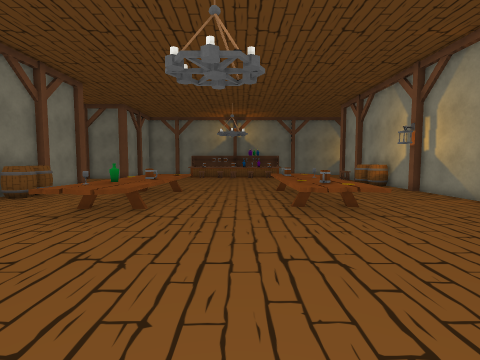
[1] (above)

17 first-person views from a walk through a scene from a Unity 3-D project. The camera is 1.4 m above the floor, tilts 4° down and sees 85° across. The floor is counted in squares, 1 m on a side. Each view is taken from the middle of a square. On the plan, view 1 faces up. The plan holds only what a view shows up to about 13 squares ahead; the rest is blank. The place goes on beyond the plan. The player character is not drawn. Door leaves are left out, so doorways stand open.

[2]
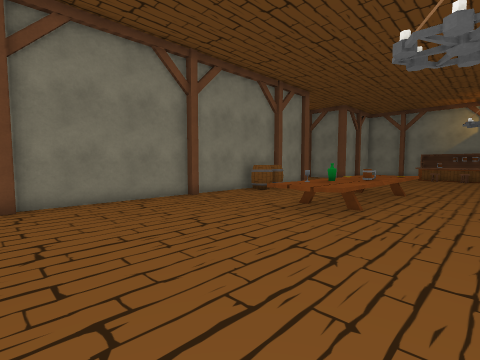

[3]
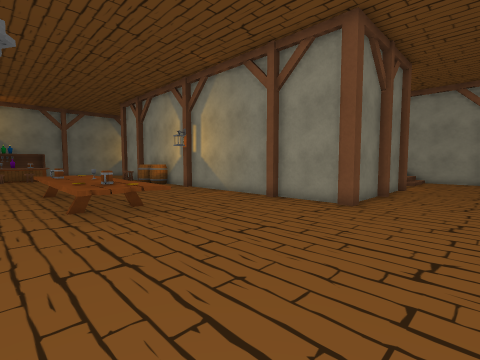

[4]
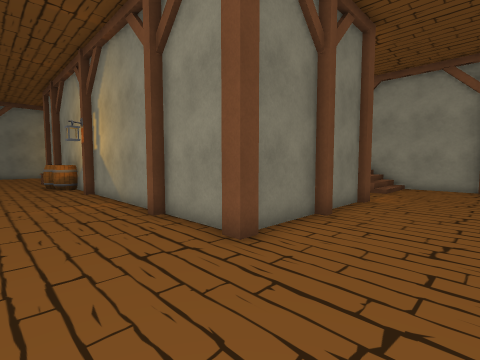

[5]
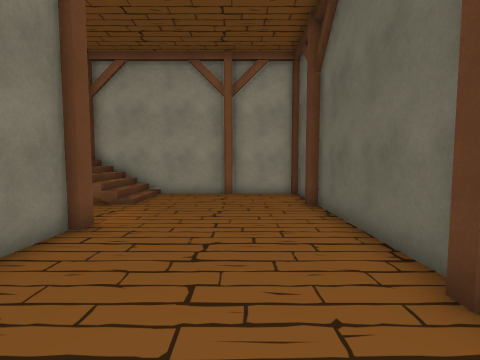

[6]
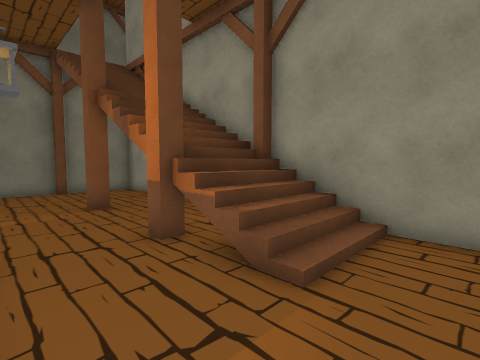

[7]
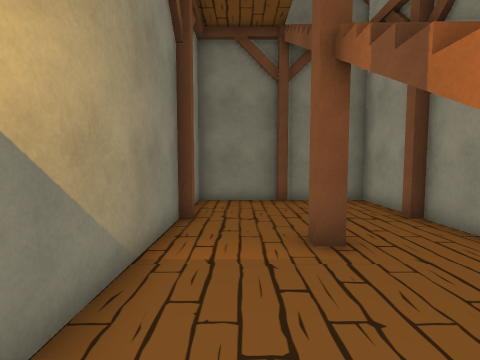

[8]
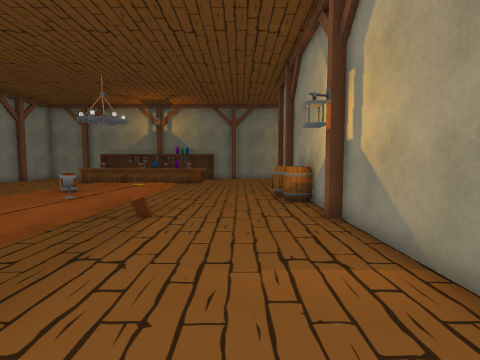

[9]
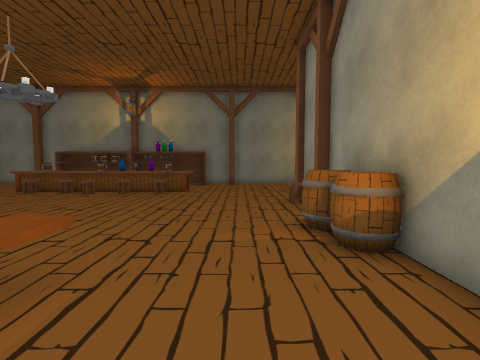

[10]
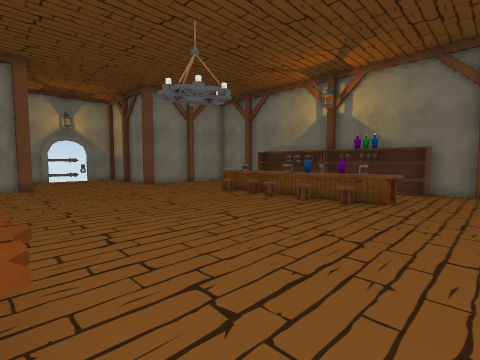

[11]
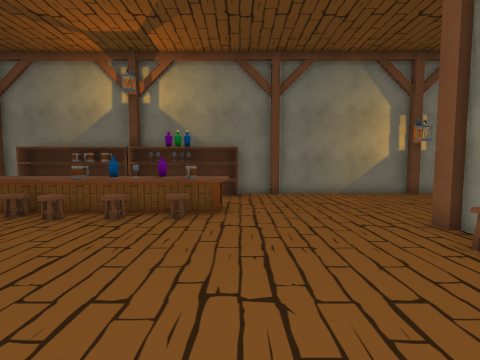

[12]
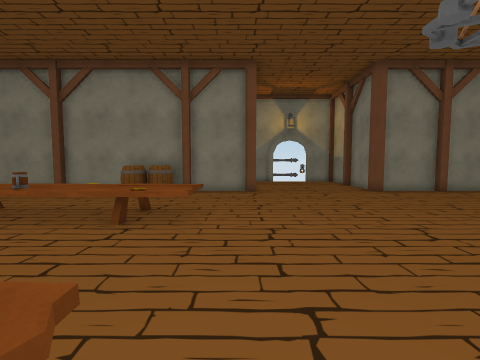

[13]
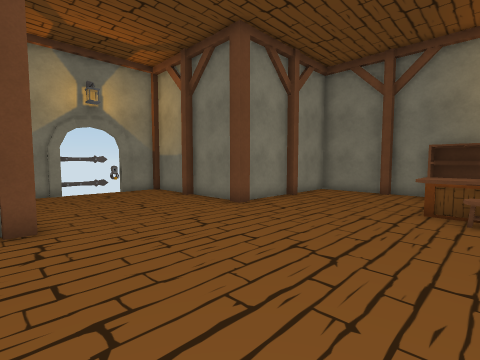

[14]
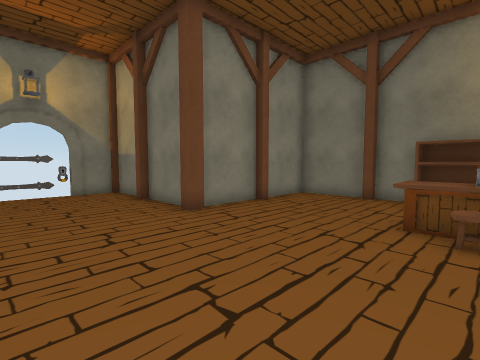

[15]
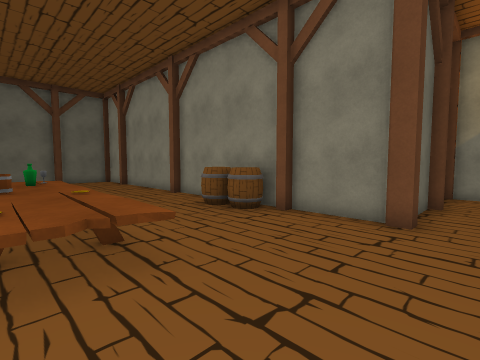

[16]
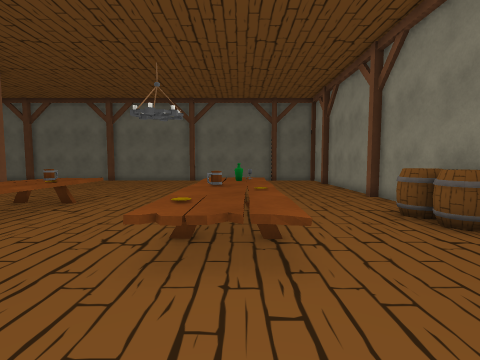

[17]
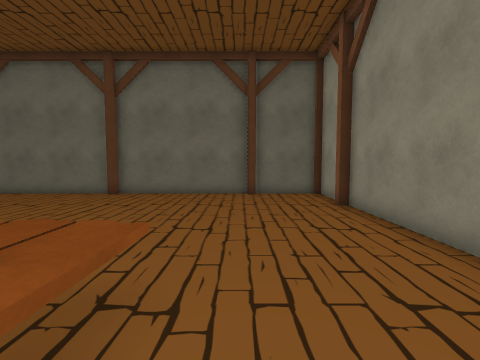

### Floor plan
Points are (right, up) in squares from view 1. A wall is a line through its corners. A room is listed if a view was taken in it or the views show most of it. See-through windows are left out.
Room 1 (views 1, 2, 3, 4, 5, 6, 7, 8, 9, 10, 11, 12, 13, 14, 15, 16, 17)
walls: (8.5, 13.6) (8.5, 18.3) (8.3, 18.3) (8.3, 18.8); (8.5, 6.9) (8.5, 12.3) (8.3, 12.3) (8.3, 12.8); (8.5, 19.8) (8.5, 21.4); (8.5, 3.8) (8.5, 6.2) (8.3, 6.2) (8.3, 6.8); (8.9, 3.2) (8.3, 3.2) (8.3, 3.8); (8.3, 21.2) (8.3, 21.8); (14.5, 12.4) (14.5, 7.5); (14.8, 12.8) (14.8, 12.2); (11.4, 3.5) (9, 3.5); (11.8, 3.2) (11.2, 3.2); (-9.5, 12.4) (-9.5, 6.7) (-9.2, 6.7) (-9.2, 6.2); (-9.5, 15.4) (-9.5, 12.6); (-9.8, 15.8) (-9.2, 15.8) (-9.2, 15.2); (-9.5, 6.4) (-9.5, 0.7) (-9.2, 0.7) (-9.2, 0.2); (14.4, 3.5) (12.4, 3.5); (-0.8, -2.2) (-0.2, -2.2); (14.9, 3.2) (14.2, 3.2); (17.4, 15.5) (14.5, 15.5) (14.5, 14.5); (-0.2, -2.5) (4.6, -2.5); (17.9, 10.2) (17.3, 10.2) (17.3, 10.8); (17.8, 15.2) (17.2, 15.2); (5.8, 27.2) (5.2, 27.2); (-9.2, 21.8) (-9.2, 21.3) (-9.8, 21.3); (5.4, 27.5) (3.9, 27.5); (-12.4, 15.5) (-11, 15.5); (17.9, 6.2) (17.3, 6.2) (17.3, 6.8); (-10, 21.5) (-12.3, 21.5) (-12.3, 21.3) (-12.8, 21.3); (-12.8, 15.8) (-12.2, 15.8); (11.2, -2.2) (11.8, -2.2); (12, -2.5) (17.3, -2.5) (17.3, -2.1); (-6.8, -2.2) (-6.2, -2.2); (-6.4, -2.5) (-0.6, -2.5); (-5, 27.5) (-6.3, 27.5) (-6.3, 27.2) (-6.8, 27.2); (20.5, 13.1) (20.5, 15.5) (17.6, 15.5); (20.5, 10.8) (20.5, 12.3) (20.2, 12.3) (20.2, 12.8); (11.8, 27.2) (11.2, 27.2); (-9.5, 24.4) (-9.5, 21.9); (11.4, 27.5) (5.6, 27.5); (-9.5, -0.5) (-9.5, -2.2); (-9.2, 24.8) (-9.2, 24.2); (20.5, 6.9) (20.5, 7.6); (12.6, 27.5) (11.9, 27.5); (-6.8, 27.5) (-9.5, 27.5) (-9.5, 24.9); (-13.1, 21.5) (-15.5, 21.5) (-15.5, 15.7); (-9.4, -2.5) (-6.6, -2.5); (20.5, 0.6) (20.5, 6.2) (20.2, 6.2) (20.2, 6.8); (19, -2.5) (20.5, -2.5) (20.5, 0.4)
low walls: (3.5, 24.2) (3.5, 23.6); (-3.4, 23.1) (-4.6, 23.1)
ways out: open door at (-15.5, 18.5)
objects: barrel (-9, 10) to (-8, 10); barrel (-9, 11) to (-8, 12); other object (-5, 6) to (-3, 14); other object (-5, 11) to (-4, 11); shelf (-5, 27) to (-1, 27); other object (-4, 7); bottle (-4, 8); other object (-3, 10); other object (-3, 13); stool (-3, 22) to (-3, 23); other object (-3, 24); stool (-2, 23); stool (-1, 22) to (-1, 23); bottle (0, 23) to (0, 24); shelf (0, 27) to (4, 27); stool (1, 22) to (1, 23); other object (2, 7); other object (2, 7) to (4, 14); other object (2, 8) to (3, 8); other object (2, 9); other object (2, 12); stool (2, 22) to (3, 23); other object (2, 24); other object (3, 7); other object (3, 11); other object (3, 13); barrel (7, 16) to (8, 17); barrel (8, 15) to (9, 15); stool (8, 20)

Where each view was taken, in squares from view 1:
view 1: 0 up, 0 right, facing up
view 2: 0 up, 0 right, facing up-left
view 3: 0 up, 0 right, facing up-right
view 4: 0 up, 5 right, facing up-right
view 5: 0 up, 9 right, facing right
view 6: 2 up, 15 right, facing up-right
view 7: 6 up, 16 right, facing up
view 8: 6 up, 6 right, facing up
view 9: 11 up, 6 right, facing up
view 10: 14 up, 6 right, facing up-left
view 11: 16 up, 4 right, facing up
view 12: 15 up, 3 right, facing left
view 13: 15 up, 3 left, facing up-left
view 14: 17 up, 3 left, facing up-left
view 15: 17 up, 3 left, facing down-left
view 16: 17 up, 4 left, facing down
view 17: 9 up, 6 left, facing down
